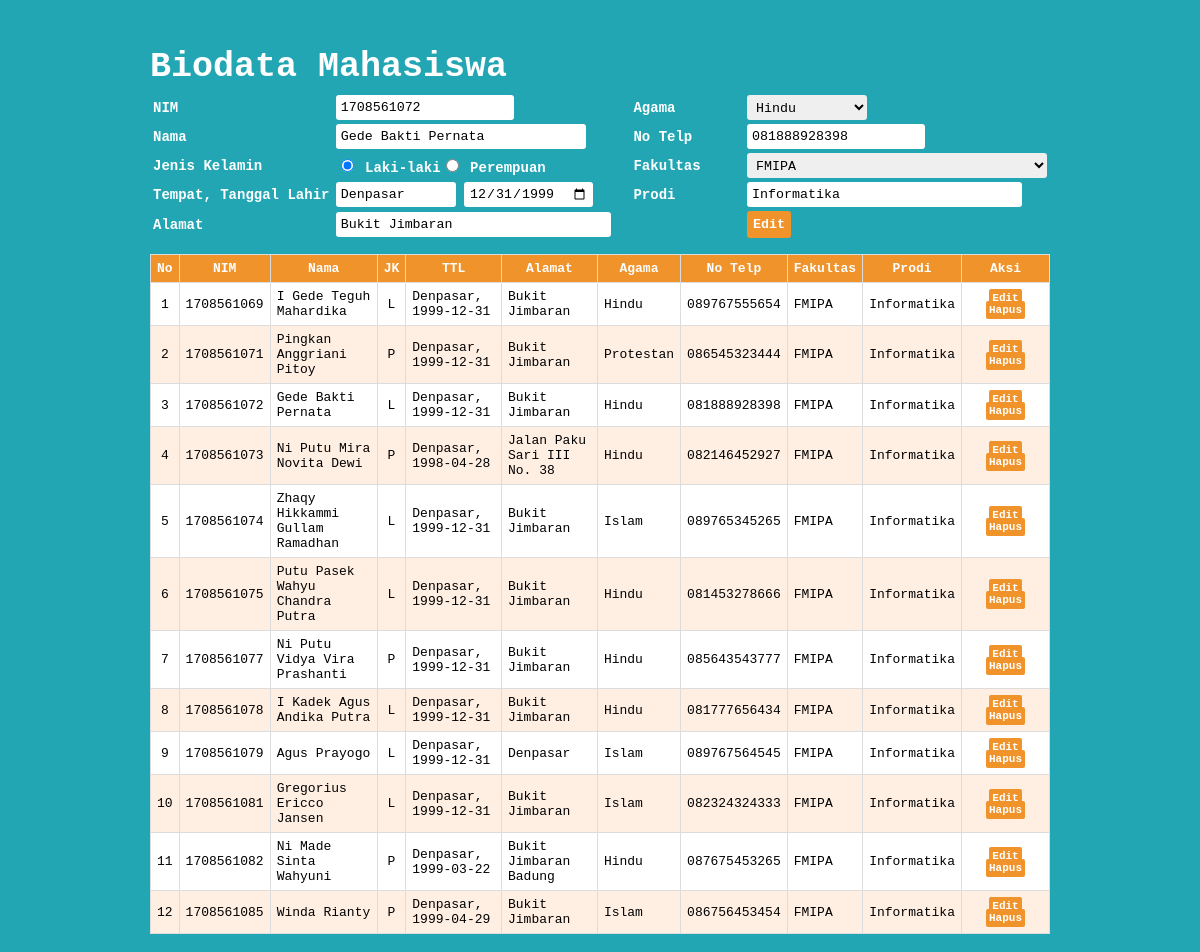
Screenshot of /edit_form.php?id=1708561072 with the database file from the repository.
### tables this page shows
CREATE TABLE `mahasiswa` (
  `nim` varchar(10) NOT NULL,
  `nama` varchar(50) DEFAULT NULL,
  `jk` enum('P','L') DEFAULT NULL,
  `tmp_lahir` varchar(30) DEFAULT NULL,
  `tgl_lahir` date DEFAULT NULL,
  `alamat` varchar(100) DEFAULT NULL,
  `agama` enum('Islam','Protestan','Katolik','Hindu','Buddha','Kong Hu Cu') DEFAULT NULL,
  `no_telp` varchar(15) DEFAULT NULL,
  `fakultas` enum('FIB','FK','FH','FT','FP','FEB','FAPET','FMIPA','FKH','FTP','FPAR','FISIP','FKP') DEFAULT NULL,
  `prodi` varchar(50) DEFAULT NULL
);

### edit_form.php (the view, shortened to what this page needs)
<?php
    include "koneksi.php";
    $get_nim = $_GET['id'];
    $query = mysqli_query($koneksi, "SELECT * FROM mahasiswa WHERE nim='$get_nim'")or die(mysql_error());
    $row = mysqli_fetch_array($query);
    $nim        = $row['nim'];
    $nama       = $row['nama'];
    $jk         = $row['jk'];
    $tmp_lahir  = $row['tmp_lahir'];
    $tgl_lahir  = $row['tgl_lahir'];
    $alamat     = $row['alamat'];
    $agama      = $row['agama'];
    $no_telp    = $row['no_telp'];
    $fakultas   = $row['fakultas'];
    $prodi      = $row['prodi'];
?>
<html>
    <head>
        <link type="text/css" rel="stylesheet" href="css/style.css">
    </head>
    <body>
        <div class="container">
            <h2>Biodata Mahasiswa</h2>
            <form method="post" action="edit.php">
            <table width=100% class="label">
                <tr>
                    <td width="180px">NIM</td>
                    <td width="280px"><input type="number" class="input-form" name="nim" value="<?php echo $nim; ?>" readonly></td>
                    <td width="10px"></td>
                    <td width="110px">Agama</td>
                    <td>
                        <select name="agama" class="input-form" style="width:120px;">
                            <option value="<?php echo $agama; ?>"><?php echo $agama; ?></option>
                        </select>
                    </td>
                </tr>
                <tr>
                    <td>Nama</td>
                    <td><input type="text" class="input-form" name="nama" style="width:250px" value="<?php echo $nama; ?>"></td>
                    <td></td>
                    <td>No Telp</td>
                    <td><input type="number" class="input-form" name="no_telp" value="<?php echo $no_telp; ?>"></td>
                </tr>
                <tr>
                    <td>Jenis Kelamin</td>
                    <td>
                    <?php
                        if($jk=="L"){
                            echo "<input type='radio' value='L' name='jk' checked> Laki-laki";
                            echo "<input type='radio' value='P' name='jk'> Perempuan";
                        }
                        else{
                            echo "<input type='radio' value='L' name='jk'> Laki-laki";
                            echo "<input type='radio' value='P' name='jk' checked> Perempuan";
                        }
                    ?>
                    </td>
                    <td></td>
                    <td>Fakultas</td>
                    <td>
                        <select name="fakultas" class="input-form" style="width:300px;">
                            <option value="<?php echo $fakultas; ?>"><?php echo $fakultas; ?></option>
                        </select>
                    </td>
                </tr>
                <tr>
                    <td>Tempat, Tanggal Lahir</td>
                    <td>
                        <input type="text" class="input-form" name="tmp_lahir" style="width:120px" value="<?php echo $tmp_lahir; ?>">
                        <input type="date" class="input-form" name="tgl_lahir" value="<?php echo $tgl_lahir; ?>">
                    </td>
                    <td></td>
                    <td>Prodi</td>
                    <td><input type="text" class="input-form" name="prodi" style="width:275px" value="<?php echo $prodi; ?>"></td>
                </tr>
                <tr>
                    <td>Alamat</td>
                    <td><input type="text" class="input-form" name="alamat" style="width:275px" value="<?php echo $alamat; ?>"></td>
                    <td></td>
                    <td></td>
                    <td>
                        <button type="submit" class="btn-simpan">Edit</button>
                    </td>
                </tr>
            </table>
            </form>
            <table border="1" width="100%" class="tabel">
                <tr>
                    <th>No</th>
                    <th>NIM</th>
                    <th>Nama</th>
                    <th>JK</th>
                    <th>TTL</th>
                    <th>Alamat</th>
                    <th>Agama</th>
                    <th>No Telp</th>
                    <th>Fakultas</th>
                    <th>Prodi</th>
                    <th>Aksi</th>
                </tr>
                <?php
                    include "koneksi.php";
                    $query_mysqli = mysqli_query($koneksi, "SELECT * FROM mahasiswa")or die(mysql_error());
                    $nomor = 1;
                    while($data = mysqli_fetch_array($query_mysqli)){
                ?>
                <tr>
                    <td align="center"><?php echo $nomor++; ?></td>
                    <td><?php echo $data['nim']; ?></td>
                    <td><?php echo $data['nama']; ?></td>
                    <td align="center"><?php echo $data['jk']; ?></td>
                    <td><?php echo $data['tmp_lahir'].", ".$data['tgl_lahir'];; ?></td>
                    <td><?php echo $data['alamat']; ?></td>
                    <td><?php echo $data['agama']; ?></td>
                    <td><?php echo $data['no_telp']; ?></td>
                    <td><?php echo $data['fakultas']; ?></td>
                    <td><?php echo $data['prodi']; ?></td>
                    <td width="75px" align="center">
                        <a class="edit" href="edit_form.php?id=<?php echo $data['nim']; ?>">Edit</a>
                        <a class="hapus" href="hapus.php?id=<?php echo $data['nim']; ?>" onclick="return confirm('Yakin ingin menghapus data?')">Hapus</a>
                    </td>
                </tr>
                <?php } ?>
            </table>
        </div>
    </body>
</html>

### style.css (style rules this page uses)
* { font-family: monospace; }
body { background-color:#22a6b3; }
.container { height: auto; padding: 10px; width: 900px; color: #fff; margin: auto; }
h2 { font-size: 35px; font-weight: bold; margin-bottom: 5px; }
.label { font-size: 14px; font-weight: bold; color: #fff; }
.input-form { height: 25px; padding: 5px; border: none; border-radius: 3px; }
.btn-simpan { padding: 6px; border: none; color: #fff; background-color: #f0932b; border-radius: 3px; font-weight: bold; }
.tabel { border-collapse: collapse; }
.tabel, .tabel th, .tabel td { border: 1px solid gainsboro; padding: 6px; }
.tabel th { background-color:#f0932b; color: #fff; }
.tabel tr:nth-child(odd) { background-color: #FFEFE3 ; }
.tabel tr:nth-child(even) { background-color: #FFF ; }
a { text-decoration: none; color: white; background-color: #f0932b; padding: 3px; border-radius: 2px; font-size: 11px; font-weight: bold; }

### rows the page displays
mahasiswa: nim "1708561072", agama "Hindu", nama "Gede Bakti Pernata", no_telp "081888928398", fakultas "FMIPA", tmp_lahir "Denpasar", tgl_lahir "12/31/1999", prodi "Informatika", alamat "Bukit Jimbaran", jk "L", tgl_lahir "1999-12-31"
mahasiswa: nim "1708561069", nama "I Gede Teguh Mahardika", jk "L", tmp_lahir "Denpasar", tgl_lahir "1999-12-31", alamat "Bukit Jimbaran", agama "Hindu", no_telp "089767555654", fakultas "FMIPA", prodi "Informatika"
mahasiswa: nim "1708561071", nama "Pingkan Anggriani Pitoy", jk "P", tmp_lahir "Denpasar", tgl_lahir "1999-12-31", alamat "Bukit Jimbaran", agama "Protestan", no_telp "086545323444", fakultas "FMIPA", prodi "Informatika"
mahasiswa: nim "1708561073", nama "Ni Putu Mira Novita Dewi", jk "P", tmp_lahir "Denpasar", tgl_lahir "1998-04-28", alamat "Jalan Paku Sari III No. 38", agama "Hindu", no_telp "082146452927", fakultas "FMIPA", prodi "Informatika"
mahasiswa: nim "1708561074", nama "Zhaqy Hikkammi Gullam Ramadhan", jk "L", tmp_lahir "Denpasar", tgl_lahir "1999-12-31", alamat "Bukit Jimbaran", agama "Islam", no_telp "089765345265", fakultas "FMIPA", prodi "Informatika"
mahasiswa: nim "1708561075", nama "Putu Pasek Wahyu Chandra Putra", jk "L", tmp_lahir "Denpasar", tgl_lahir "1999-12-31", alamat "Bukit Jimbaran", agama "Hindu", no_telp "081453278666", fakultas "FMIPA", prodi "Informatika"
mahasiswa: nim "1708561077", nama "Ni Putu Vidya Vira Prashanti", jk "P", tmp_lahir "Denpasar", tgl_lahir "1999-12-31", alamat "Bukit Jimbaran", agama "Hindu", no_telp "085643543777", fakultas "FMIPA", prodi "Informatika"
mahasiswa: nim "1708561078", nama "I Kadek Agus Andika Putra", jk "L", tmp_lahir "Denpasar", tgl_lahir "1999-12-31", alamat "Bukit Jimbaran", agama "Hindu", no_telp "081777656434", fakultas "FMIPA", prodi "Informatika"
mahasiswa: nim "1708561079", nama "Agus Prayogo", jk "L", tmp_lahir "Denpasar", tgl_lahir "1999-12-31", alamat "Denpasar", agama "Islam", no_telp "089767564545", fakultas "FMIPA", prodi "Informatika"
mahasiswa: nim "1708561081", nama "Gregorius Ericco Jansen", jk "L", tmp_lahir "Denpasar", tgl_lahir "1999-12-31", alamat "Bukit Jimbaran", agama "Islam", no_telp "082324324333", fakultas "FMIPA", prodi "Informatika"
mahasiswa: nim "1708561082", nama "Ni Made Sinta Wahyuni", jk "P", tmp_lahir "Denpasar", tgl_lahir "1999-03-22", alamat "Bukit Jimbaran Badung", agama "Hindu", no_telp "087675453265", fakultas "FMIPA", prodi "Informatika"
mahasiswa: nim "1708561085", nama "Winda Rianty", jk "P", tmp_lahir "Denpasar", tgl_lahir "1999-04-29", alamat "Bukit Jimbaran", agama "Islam", no_telp "086756453454", fakultas "FMIPA", prodi "Informatika"
